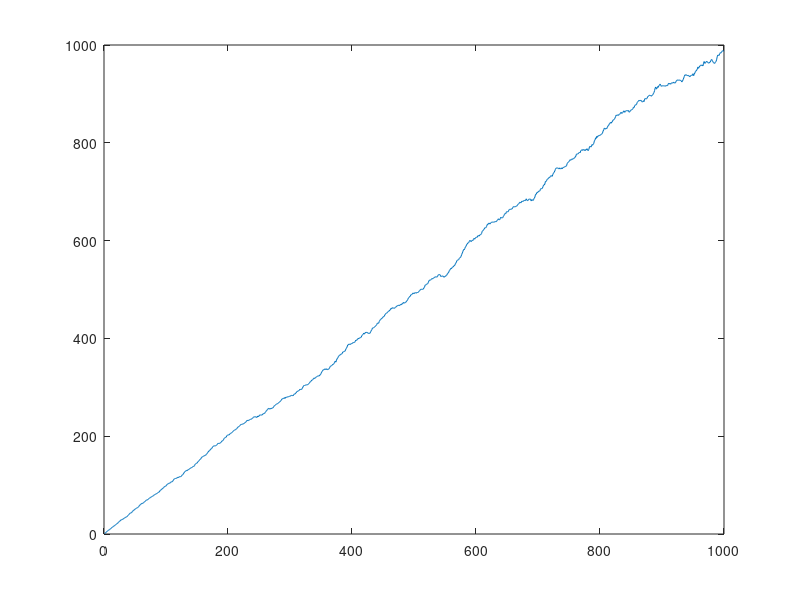
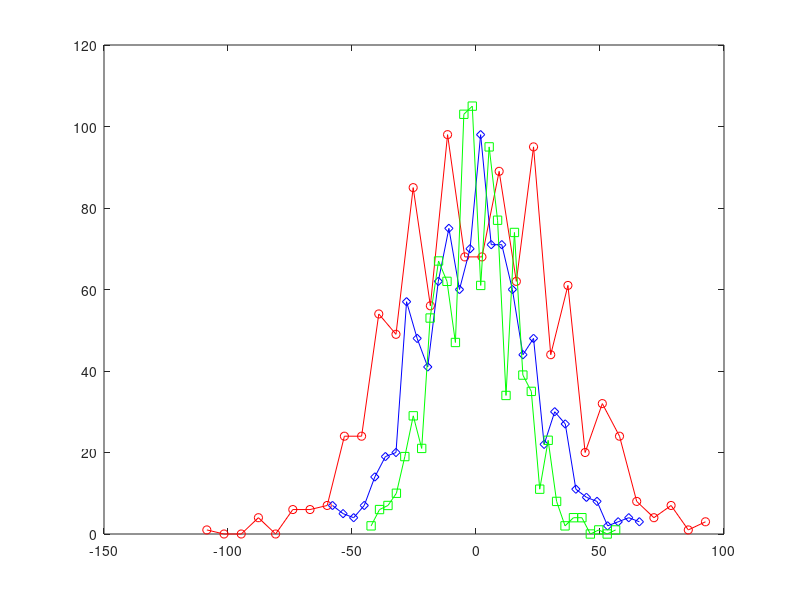
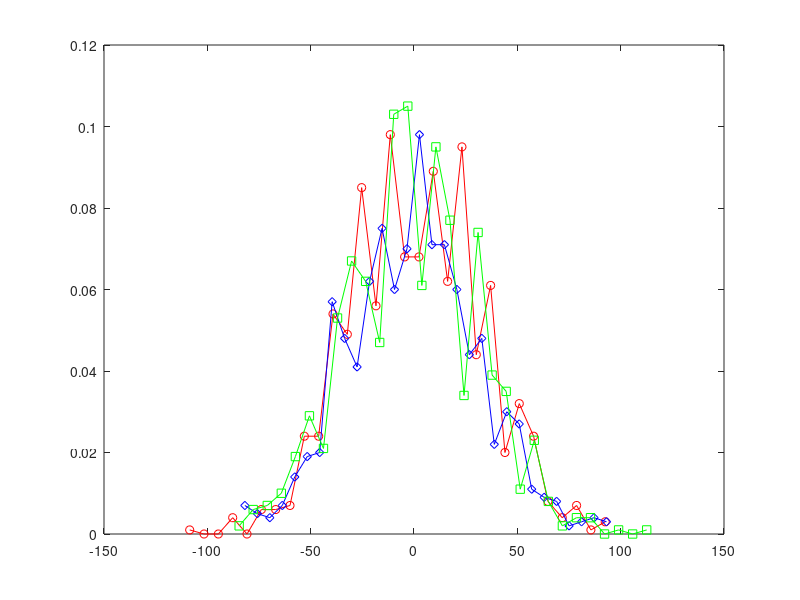

Reproduce these figures in MATLAB, in order.
%% Random walk and mean square displacement
%
Nwalk=1000;
Nstep=1000;
% Generate Nwalk random walkers that move Nstep steps randomly to the left
% (x=-1) or to the right (x=+1)
x=2*randi(2,Nstep,Nwalk)-3;
% Sum up the steps to measure how they move (displacements/ trajectories)
y=cumsum(x,1);
% plot all the trajectories
%figure(1), plot(y)
% calculate the mean square displacement
%i.e. the mean of all the walkers' squared displacements
msd=mean(y.^2,2);
% plot the msd, slope is 2Dt
figure(2), plot(msd)
[counts_Ns,centers_Ns]=hist(y(Nstep,:),30);
[counts_Nsh,centers_Nsh]=hist(y(Nstep/2,:),30);
[counts_Nsq,centers_Nsq]=hist(y(Nstep/4,:),30);
figure(3), plot(centers_Ns,counts_Ns,'-or',centers_Nsh,counts_Nsh,'-db',centers_Nsq,counts_Nsq,'-sg')
figure(4), plot(centers_Ns,counts_Ns/Nwalk,'-or',centers_Nsh*sqrt(2),counts_Nsh/Nwalk,'-db',centers_Nsq*sqrt(4),counts_Nsq/Nwalk,'-sg')
% Calculate second moment of distribution = 2Dt
twoDt_Ns = sum(centers_Ns.^2.*counts_Ns)/Nwalk;
twoD_Ns=twoDt_Ns/Nstep
twoDt_Nsh = sum(centers_Nsh.^2.*counts_Nsh)/Nwalk; 
twoD_Nsh=twoDt_Nsh/(Nstep/2)
twoDt_Nsq = sum(centers_Nsq.^2.*counts_Nsq)/Nwalk; 
twoD_Nsq=twoDt_Nsq/(Nstep/4)

%% Ex
